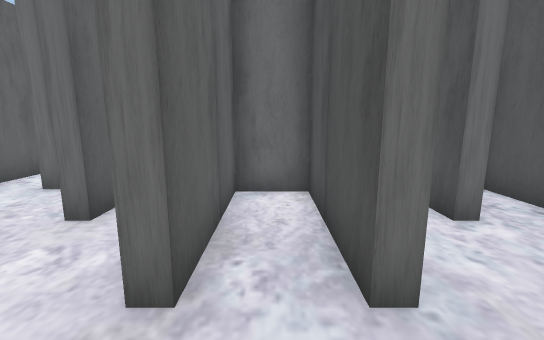
view 1 (above)

24 first-person views from a walk through a scene from a Unity 3-D project. The camera is 1.5 m above the floor, tilts 10° down and sees 90° across. The floor is counted in squares, 1 m on a side. Each view is taken from the middle of a square. On the plan, view 1 faces up. The plan holds only what a view shows up to about 14 squares ahead; the rest is blank. Some animated figures are not drawn. Door leaves are left out, so doorways stand open.

view 2
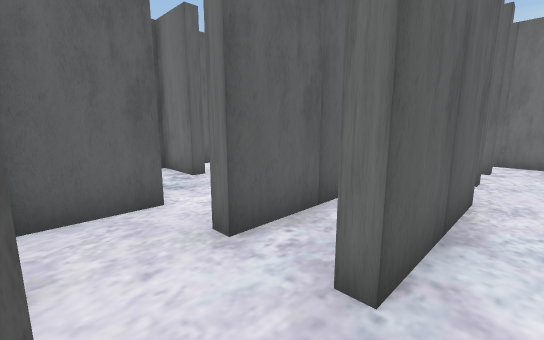

view 3
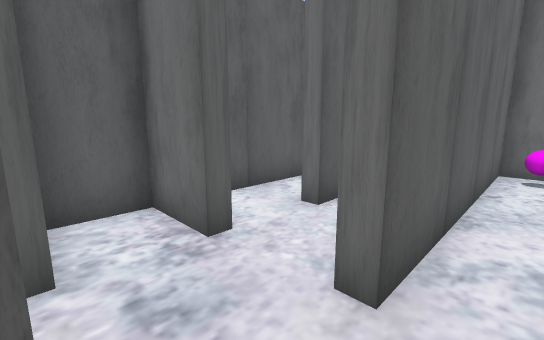

view 4
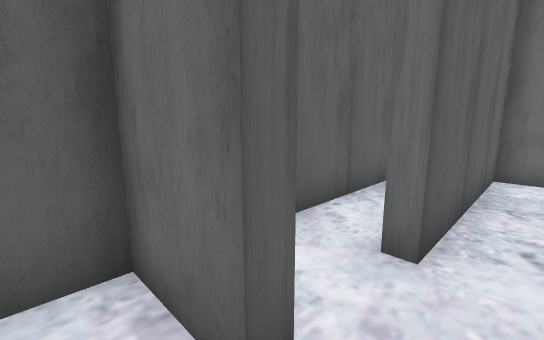

view 5
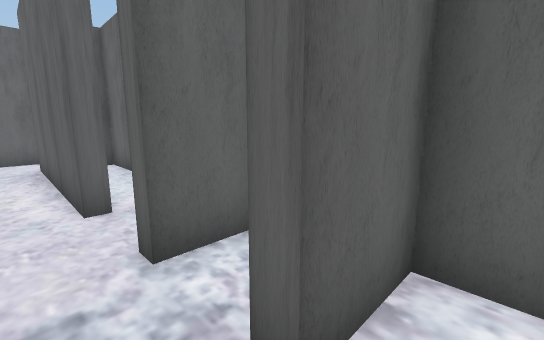

view 6
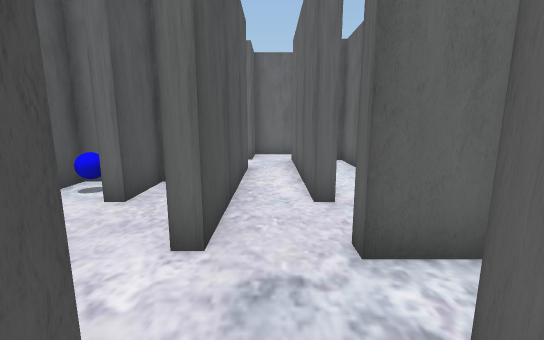

view 7
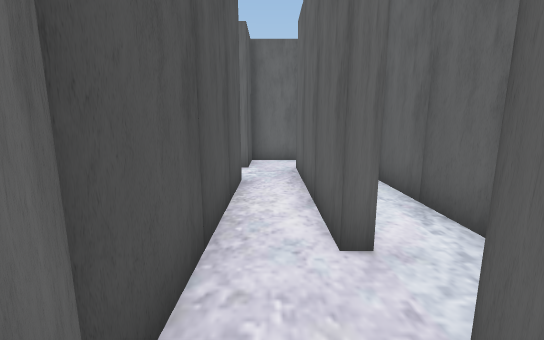

view 8
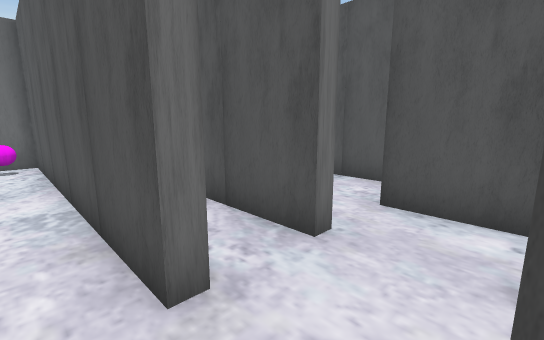

view 9
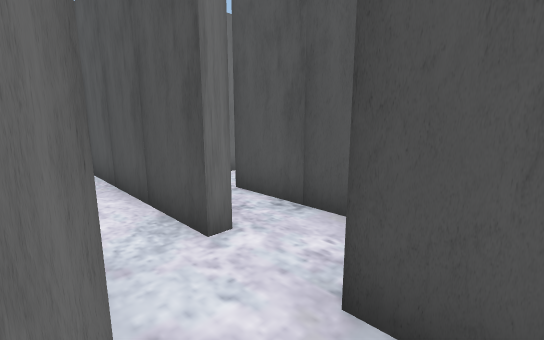

view 10
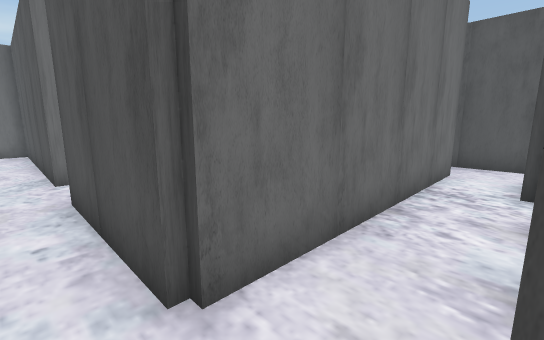

view 11
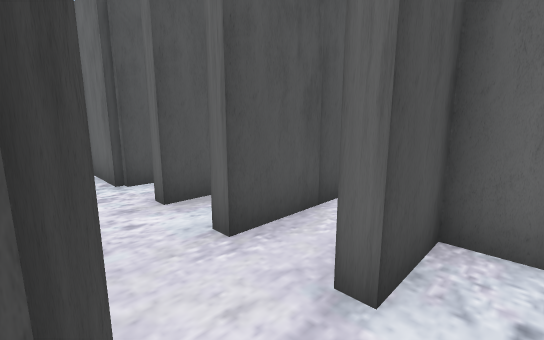

view 12
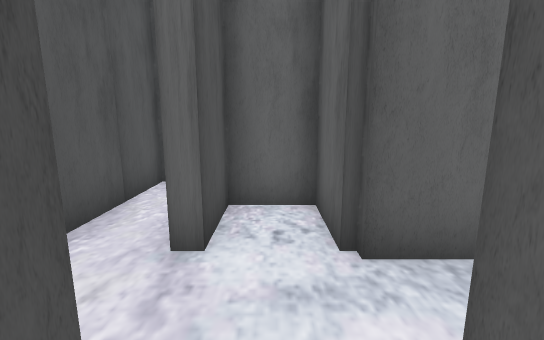

view 13
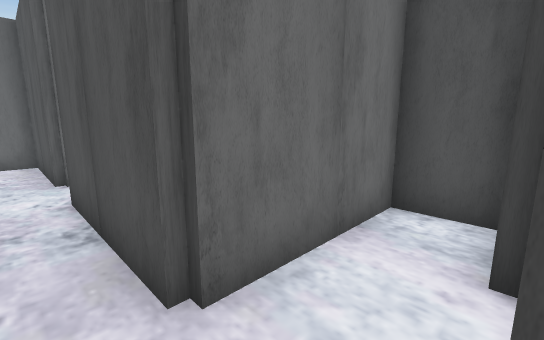

view 14
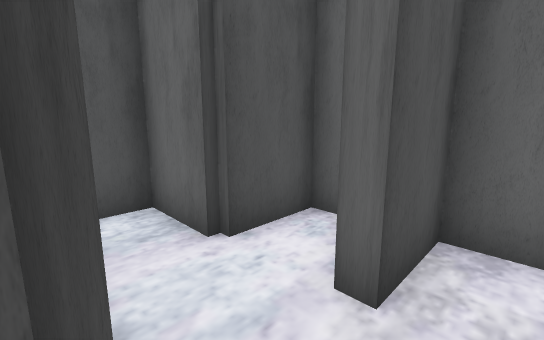

view 15
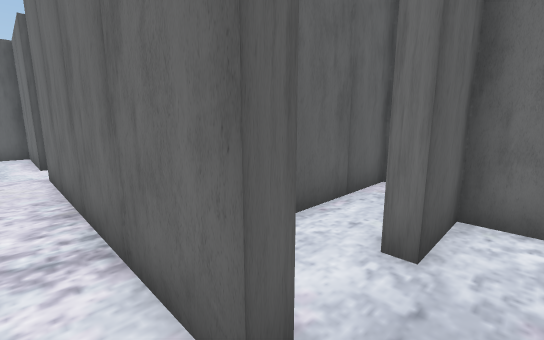

view 16
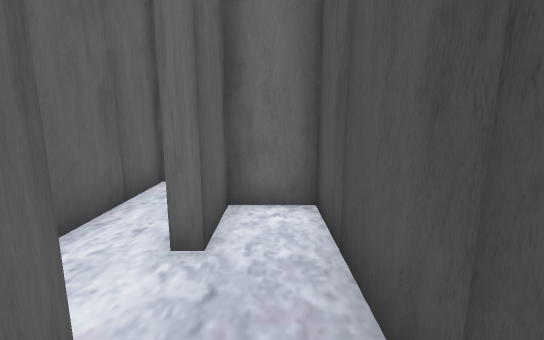

view 17
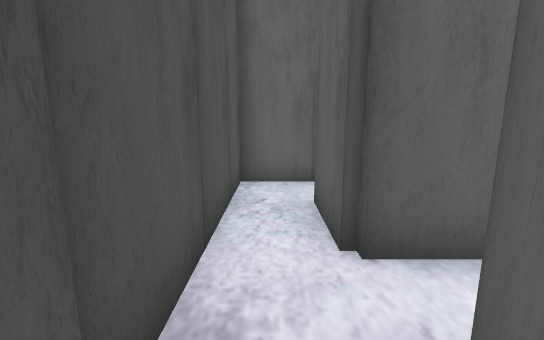

view 18
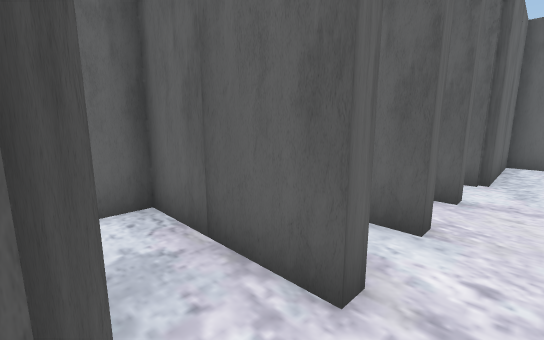

view 19
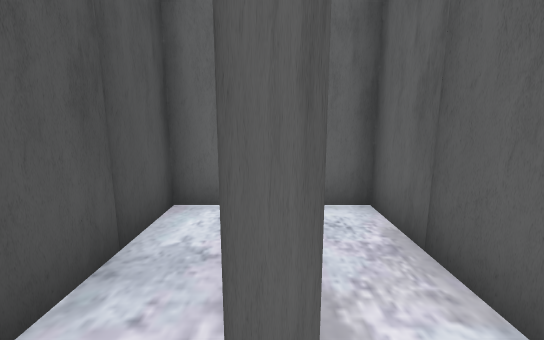

view 20
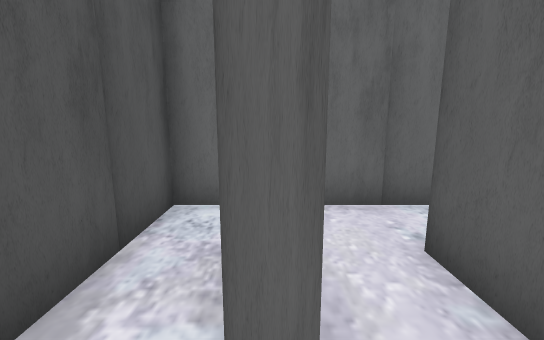

view 21
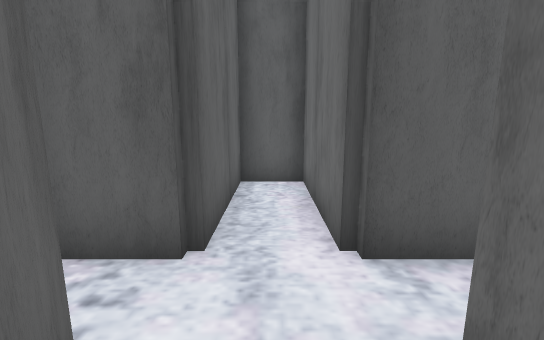

view 22
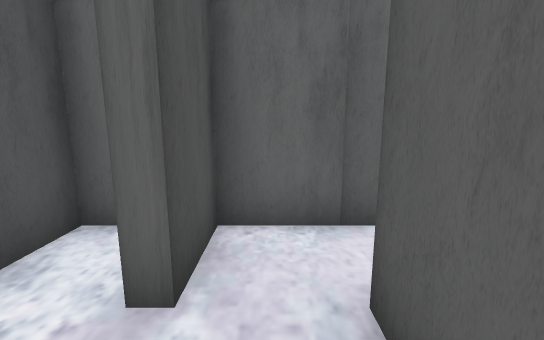

view 23
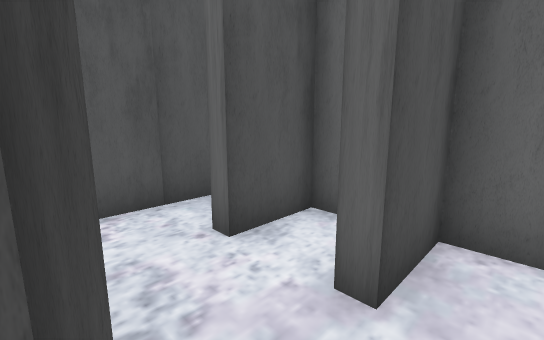

view 24
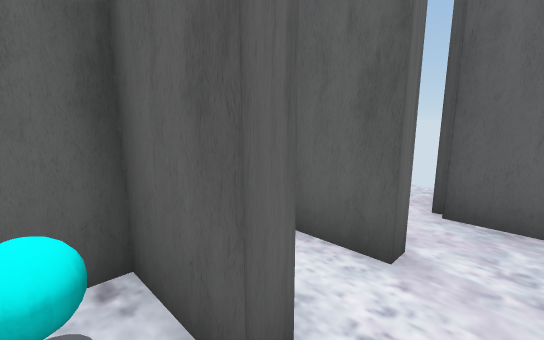

### Floor plan
Points are (right, up) in squares from view 1. A wall is a line through its corners. A room is listed if a view was taken in it or the views show most of it. See-through windows are left out.
Room 1 (view 1)
walls: (0.8, 2) (0.8, 5.8) (-0.8, 5.8) (-0.8, 2); (0.8, -1.8) (0.8, -1)
ways out: opening at (1, 0.5) to room 2; opening at (-1, 0.5) to room 3
objects: blue ball (0, -1)
Room 2 (views 2, 9, 11, 12)
walls: (1.2, 6.1) (1.2, 2) (0.8, 2); (3.2, 4) (2.8, 4) (2.8, 11.8) (0.8, 11.8); (1, 8.2) (1, 7.8); (1.2, 0) (1.2, -2.2); (1, 10.2) (1, 9.8); (0.2, -1.8) (0.8, -1.8); (2.8, -2.2) (2.8, 2)
ways out: opening at (1, 0.5) to room 1; opening at (2, -1.5) to room 5; opening at (3, 2.5) to room 6
Room 3 (views 3, 8)
walls: (-3.2, 2) (-2.8, 2) (-2.8, 0); (-0.8, 2) (-1.2, 2) (-1.2, 11.8) (-2.8, 11.8) (-2.8, 4) (-3.2, 4); (-1.2, -1.9) (-1.2, 0) (-0.8, 0)
ways out: opening at (-1, 0.5) to room 1; opening at (-3, 2.5) to room 4
objects: ball (-2, 11)
Room 4 (views 4, 5, 6, 7, 22, 23)
walls: (-6.4, 2.2) (-5, 2.2) (-5, 1.8); (-5.2, 0) (-4.8, 0) (-4.8, -4.5); (-5, 4.2) (-5, 3.8) (-6.8, 3.8) (-6.8, 2.2); (-6.8, -0.2) (-6.8, -5.9); (-3.2, -4.1) (-3.2, 2); (-3.9, 11.8) (-4.8, 11.8) (-4.8, 6) (-5.2, 6)
ways out: opening at (-3, 2.5) to room 3; opening at (-4, -4) to room 12; opening at (-6, 5) to room 14
Room 5 (view 10)
walls: (1.2, -2.2) (-2.8, -2.2) (-2.8, -3.8) (1.2, -3.8) (1.2, -5.8) (2.8, -5.8) (2.8, -4)
ways out: opening at (2, -1.5) to room 2; opening at (3, -3.5) to room 11
Room 6 (views 13, 14)
walls: (3.8, -1.8) (4.8, -1.8) (4.8, 0) (5.2, 0); (6.2, -1.8) (6.8, -1.8) (6.8, 0.2) (8.8, 0.2) (8.8, 1.8) (4.8, 1.8) (4.8, 3.5)
ways out: opening at (3, 2.5) to room 2; opening at (4, 4.5) to room 13
Room 7 (views 15, 16)
walls: (11.2, -3.8) (11.2, -6); (10.9, -7.8) (12.8, -7.8) (12.8, -2.4)
ways out: opening at (11.5, -2) to room 8; opening at (9.5, -3) to room 9; opening at (11, -7)
Room 8 (view 17)
walls: (11, -1.8) (11, -2.2); (12.8, -2.4) (12.8, 1.8) (11.2, 1.8) (11.2, 0) (10.8, 0); (9.2, 3.9) (9.2, 0.2)
ways out: opening at (11.5, -2) to room 7
Room 9 (view 18)
walls: (7.2, -4) (7.2, -7.8) (8.8, -7.8) (8.8, -3.8) (11.2, -3.8); (11, -2.2) (7.5, -2.2)
ways out: opening at (9.5, -3) to room 7; opening at (7, -3.5) to room 10
Room 10 (view 19)
walls: (5.2, -4) (5.2, -7.8) (6.8, -7.8) (6.8, -4) (7.2, -4); (7.5, -2.2) (5.5, -2.2)
ways out: opening at (7, -3.5) to room 9; opening at (5, -3.5) to room 11
Room 11 (views 20, 21)
walls: (2.8, -4) (3.2, -4) (3.2, -6); (5.5, -2.2) (2.8, -2.2); (4.8, -6.6) (4.8, -4) (5.2, -4)
ways out: opening at (3, -3.5) to room 5; opening at (5, -3.5) to room 10; opening at (4, -5.5) to room 15
Room 12 (view 24)
walls: (-1.8, -7.8) (-1.2, -7.8) (-1.2, -6) (-0.8, -6) (-0.8, -7.8) (0.1, -7.8); (0.8, -7.1) (0.8, -4.9); (-4.8, -4.5) (-4.8, -6); (-5.6, -7.8) (-3.2, -7.8) (-3.2, -6) (-2.8, -6) (-2.8, -7.4)
ways out: opening at (-4, -4) to room 4
objects: cyan ball (0, -7)
Room 13 (no view inside)
walls: (6.2, 7.8) (4.8, 7.8) (4.8, 11.8) (3.9, 11.8); (4.8, 3.5) (4.8, 6)
ways out: opening at (4, 4.5) to room 6; opening at (5, 6.5)
Room 14 (no view inside)
walls: (-6.8, 10.1) (-6.8, 4.2) (-5, 4.2)
ways out: opening at (-6, 5) to room 4
Room 15 (no view inside)
walls: (2, -7.8) (4.8, -7.8) (4.8, -6.6)
ways out: opening at (4, -5.5) to room 11

Where each view was taken, in squares from view 1:
view 1: 0 up, 0 right, facing up
view 2: 0 up, 2 right, facing up-left
view 3: 2 up, 2 left, facing up-left
view 4: 3 up, 4 left, facing up-left
view 5: 5 up, 4 left, facing down-left
view 6: 5 up, 4 left, facing down
view 7: 3 up, 4 left, facing down
view 8: 0 up, 2 left, facing up-right
view 9: 1 up, 1 right, facing up-right
view 10: 4 down, 2 right, facing up-right
view 11: 2 down, 2 right, facing down-right
view 12: 1 down, 2 right, facing down
view 13: 0 up, 4 right, facing up-right
view 14: 2 up, 4 right, facing down-right
view 15: 3 down, 12 right, facing up-left
view 16: 3 down, 12 right, facing up
view 17: 1 down, 12 right, facing down
view 18: 3 down, 9 right, facing down-left
view 19: 3 down, 7 right, facing down
view 20: 3 down, 5 right, facing down
view 21: 3 down, 4 right, facing left
view 22: 4 down, 4 left, facing down
view 23: 4 down, 4 left, facing down-right
view 24: 5 down, 0 right, facing down-left
